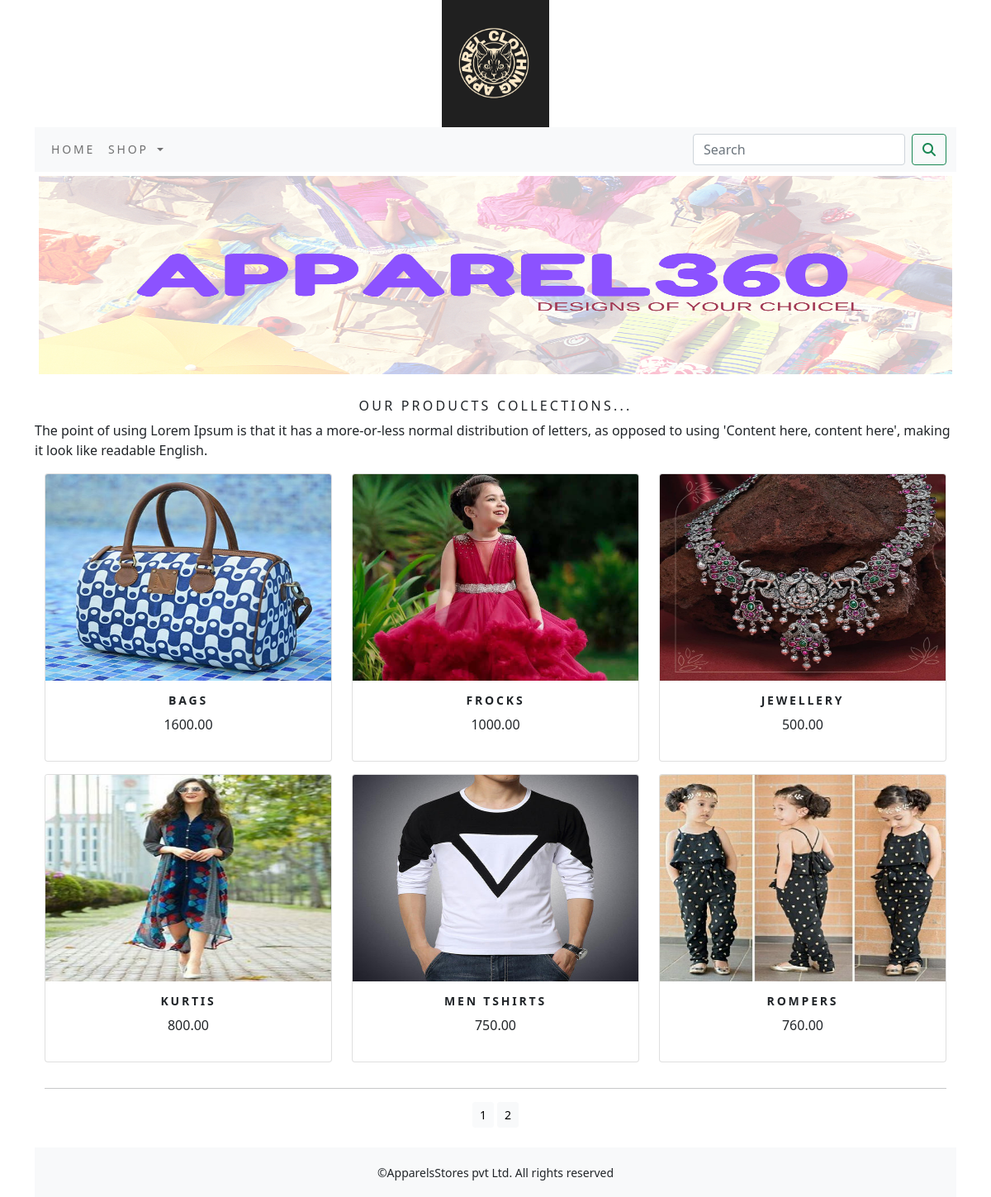
The app's page /shop/ with its own data.
### ecommerceapp/models.py (models this page shows, shortened)
class Product(models.Model):
    name =models.CharField(max_length=250,unique=True)
    slug = models.SlugField(max_length=250,unique=True)
    description=models.TextField(blank=True)
    price=models.DecimalField(max_digits=10,decimal_places=2)
    category=models.ForeignKey(Category,on_delete=models.CASCADE)
    image=models.ImageField(upload_to='products',blank=True)
    stock=models.IntegerField()
    available=models.BooleanField(default=True)
    created=models.DateTimeField(auto_now_add=True)
    updated=models.DateTimeField(auto_now=True)
    def get_url(self):
        return reverse('ecommerceapp:prodCatdetail',args=[self.category.slug,self.slug])
    class Meta:
        ordering= ('name',)
        verbose_name='product'
        verbose_name_plural='products'

### ecommerceapp/views.py (the view)
# urls.py: path('', views.allProdCat, name='allProdCat'),
def allProdCat(request,c_slug=None):
    c_page=None
    products=None
    if c_slug!=None:
        c_page=get_object_or_404(Category,slug=c_slug)
        products_list= Product.objects.all().filter(category=c_page,available=True)
    else:
        products_list=Product.objects.all().filter(available=True)
    paginator=Paginator(products_list,6)
    try:
        page=int(request.GET.get('page','1'))
    except:
        page=1
    try:
        products=paginator.page(page)
    except (EmptyPage,InvalidPage):
        products=paginator.page(paginator.num_pages)
    return render(request,'category.html', {'category':c_page,'products':products})

### cart/context_processors.py (called while the page is built)
def counter(request):
    item_count=0
    if 'admin' in request.path:
        return {}
    else:
        try:
            cart=Cart.objects.filter(cart_id=_cart_id(request))
            cart_items=CartItem.objects.all().filter(cart=cart[:1])
            for cart_item in cart_items:
                item_count += cart_item.quantity
        except Cart. DoesNotExist:
            item_count=0
    return dict(item_count=item_count)

### cart/views.py (called while the page is built)
def _cart_id(request):
    cart=request.session.session_key
    if not cart:
        cart=request.session.create()
    return cart

### ecommerceapp/context_processors.py (called while the page is built)
def menu_links(request):
    links=Category.objects.all()
    return dict(links=links)

### ecommerceapp/models.py (called while the page is built)
    def get_url(self):
        return reverse('ecommerceapp:products_by_category', args=[self.slug])

### templates/category.html (shortened to what this page needs)
{% extends 'base.html' %}
{% load static %}
{% block content %}
 <div class="mx_auto">
     {% if category %}
     <img class="my_image" src="{{category.image.url}}" alt="{{category.name}}">
 </div>
   <br>
 <div>
     <h1 class="text-center my_title">{{category.name}}</h1>
     <P class="text-justify">{{category.description}}</P>
 </div>
     {% else %}
<div>
   <img class="my_image my_image_padding" src="{% static 'images/banner.png' %}" alt="our products" width="1500px" height="250px">
</div>
<br>
<div>
    <h1 class="text-center my_title">Our Products Collections...</h1>
    <P class="text-justify">The point of using Lorem Ipsum is that it has a more-or-less normal distribution of letters, as opposed to using 'Content here, content here', making it look like readable English. </P>
</div>
 {% endif %}
<div class="container">
    <div class="row mx_auto">
        {% for product in products.object_list %}
        <div class="my_bottom_margin col-9 col-sm-12 col-md-4 col-lg-4">
            <div class="card text-center" style="min-width:18rem;">
                <a href="{{product.get_url}}"><img class="card-img-top my_image" src="{{product.image.url}}"  alt="{{product.name}}"></a>
            <div class="card-body">
                <h4><b>{{product.name}}</b></h4>
                <P>{{product.price}}</P>
            </div>
            </div>
        </div>
        {% endfor %}
    </div>
     <div class="mx-auto">
         {% if products.paginator.num_pages > 1 %}
         <hr>
         <div class="text-center">
             {% for pg in products.paginator.page_range %}
               <a href="?page={{pg}}" class="btn btn-light btn-sm {% if products.number == pg %} active {% endif %}">{{pg}}</a>
             {% endfor %}
         </div>
          {% endif %}
     </div>
      <br>
</div>
{% endblock %}

### templates/base.html (shortened to what this page needs)
{% load static %}
<!DOCTYPE html>
<html lang="en">
<head>
      <link rel="stylesheet" href="{% static 'css/custom.css' %}">
    <link rel="stylesheet" href="{% static 'css/bootstrap.min.css' %}">
</head>
<body class="d-flex flex-column min-vh-100">
    <div class="container">
      {% include 'header.html' %}
      {% include 'navbar.html' %}
      {% block content %}
       {% endblock %}
    </div>
    {% include 'footer.html' %}
</body>
</html>

### templates/header.html
{% load static %}
<header>
  <center>
   <a href="{% url 'ecommerceapp:allProdCat' %}"><img src="{% static 'images/logo2.png' %}" alt="logimage" width="130px"></a>
  </center>
</header>

### templates/navbar.html (shortened to what this page needs)
<nav class="navbar navbar-expand-lg navbar-light bg-light">
  <div class="container-fluid">
    <div class="collapse navbar-collapse" id="navbarSupportedContent">
      <ul class="navbar-nav me-auto mb-2 mb-lg-0">
        <li class="nav-item">
          <a class="nav-link" href="#">Home</a>
        </li>
        <li class="nav-item dropdown {% if 'ecommerceapp' in request.path %} active {% endif %}">
          <a class="nav-link dropdown-toggle" href="#" id="navbarDropdown" role="button" data-bs-toggle="dropdown" aria-expanded="false">
            Shop
          </a>
        </li>
      </ul>
      <form class="d-flex" action="{% url 'search_app:SearchResult' %}" method="get">
        <input class="form-control me-2" type="search" placeholder="Search" name="q" aria-label="Search">
        <button class="btn btn-outline-success" type="submit"><i class="fa fa-search"></i></button>
      </form>
    </div>
  </div>
</nav>

### templates/footer.html
<footer class="mt-auto">
<div class="footer navbar-fixed-bottom my_footer">
  <p class="text-center">&copy;ApparelsStores pvt Ltd. All rights reserved</p>
</div>
  </footer>

### static/css/custom.css (style rules this page uses)
body { font-family: 'Roboto', sans-serif; }
.nav-item { letter-spacing:.2em; font-size:14px; text-transform:uppercase; }
.my_footer { background-color:#f8f9fa; height:60px; }
.my_footer p { padding-top:20px; font-size:14px }
.my_image { width:100%; height:250px; }
.my_title { font-size:16px; text-transform:uppercase; letter-spacing:.2em; }
.my_image_padding { padding:5px; }
.my_bottom_margin { margin-bottom:15px; }
.card-body h4 { font-size:14px; text-transform:uppercase; letter-spacing:.2em; }

### records on screen
Product: image (picture), name "BAGS", price "1600.00"
Product: image (picture), name "FROCKS", price "1000.00"
Product: image (picture), name "JEWELLERY", price "500.00"
Product: image (picture), name "KURTIS", price "800.00"
Product: image (picture), name "MEN TSHIRTS", price "750.00"
Product: image (picture), name "ROMPERS", price "760.00"

### other values on screen
{{ pg }} "1" "2"
